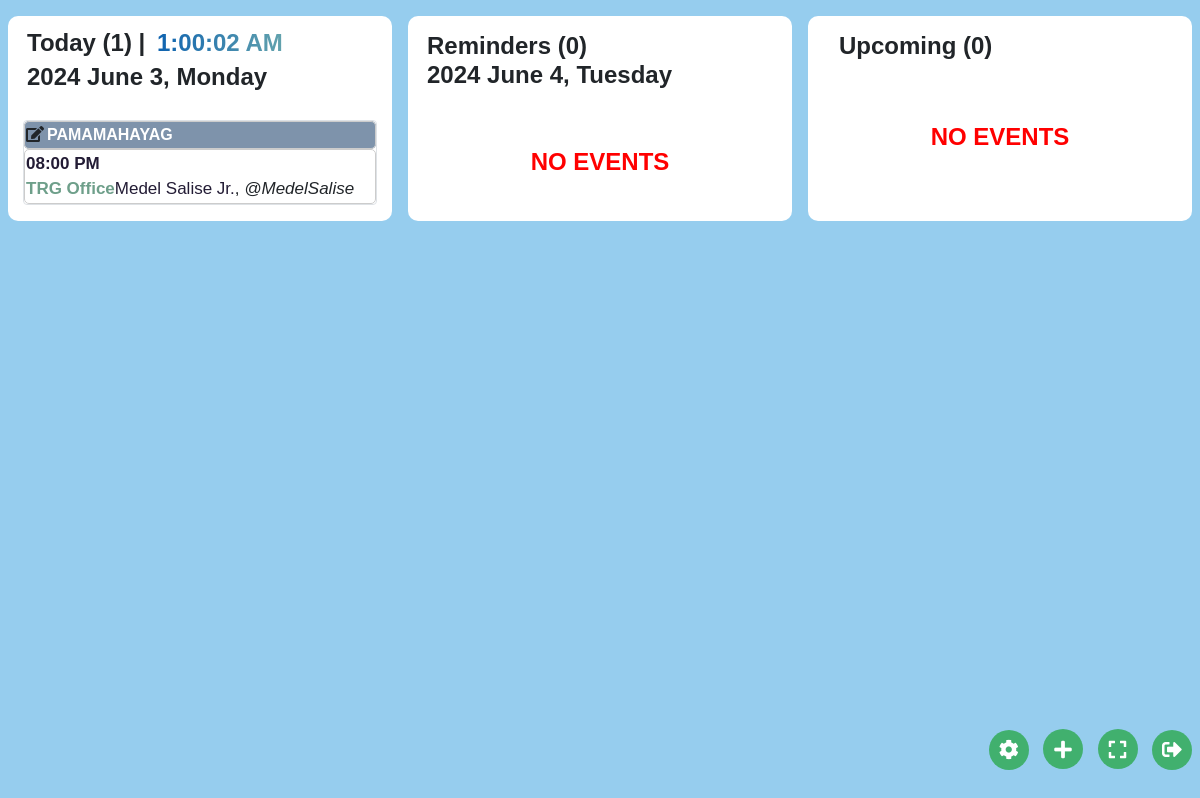
The page /views/sched.php (signed in) on the database its author committed.
### tables this page shows
CREATE TABLE `events` (
  `id` int(11) NOT NULL,
  `event_name` varchar(150) DEFAULT NULL,
  `title` varchar(100) DEFAULT NULL,
  `incharge` varchar(100) DEFAULT NULL,
  `contact_number` varchar(25) DEFAULT NULL,
  `host` varchar(100) DEFAULT NULL,
  `date` date DEFAULT NULL,
  `time` time DEFAULT NULL,
  `start_time` time DEFAULT NULL,
  `end_time` time DEFAULT NULL,
  `location` varchar(100) DEFAULT NULL,
  `district` varchar(255) DEFAULT NULL,
  `goals` text DEFAULT NULL,
  `daily_notes` varchar(250) DEFAULT NULL,
  `weeknumber` int(11) DEFAULT NULL,
  `prepared_by` varchar(50) DEFAULT NULL,
  `submitted_by` varchar(50) DEFAULT NULL,
  `event_type` int(2) DEFAULT NULL,
  `details` varchar(500) DEFAULT NULL,
  `is_display` tinyint(1) DEFAULT NULL
);

### views/sched.php (the view, shortened to what this page needs)
<?php
include '../databases/connection/db.php';
if(isset($_SESSION['userid'])) {
    $userid = $_SESSION['userid'];
} else {
    $userid = "";
}
if (isset($_GET['userid'])) {
    $userid = $_GET['userid'];
    $roleid = $_GET['role'];
} else {
    $userid = $_SESSION['userid'] ?? null;
}
if(isset($_SESSION['sectionid'])) {
    $sectionid = $_SESSION['sectionid'];
} else {
    $sectionid = "";
}
function getEventCount($conn, $condition = "") {
    $sql = "SELECT COUNT(*) AS event_count
            FROM events e
            LEFT JOIN user u ON u.id = e.prepared_by ";
    if (!empty($condition)) {
        $sql .= " WHERE " . $condition;
    }
    $result = $conn->query($sql);
    if ($result->num_rows > 0) {
        $row = $result->fetch_assoc();
        return $row["event_count"];
    } else {
        return 0;
    }
}
?>
<?php
function outputTableHeader($eventName) {
    switch ($eventName) {
        default:
            echo '<thead class="table" style="background-color: #7e93ab;" padding:5px;>';
            break;
    }
}
function IconForEvent($eventId)
{
    if ($_SESSION['role'] != 3)
    {
        echo '<i class="fas fa-edit" id="edit-event" style="margin-right:3px; cursor:pointer;" data-toggle="modal" data-target="#EventEditModal" data-event-id=' . $eventId . '></i>';
    }
}
function VenueColorCoding($venue)
{
    switch($venue)
    {
        default:
            return '<b><a href="#" style="color: #6e9f8a;">TRG Office</a></b>';
    }
}
?>
<!DOCTYPE html>
<html lang="en">
<head>
    <link href="https://stackpath.bootstrapcdn.com/bootstrap/4.5.2/css/bootstrap.min.css" rel="stylesheet">
    <link rel="stylesheet" href="https://cdnjs.cloudflare.com/ajax/libs/font-awesome/5.15.1/css/all.min.css">
</head>
<body>
<?php include '../layouts/footer.php'; ?>
<div id="sched_event">
  <div class="d-flex mt-2">
    <div class="container mt-2 ml-2 mr-2 custom-border" id="custom-container1">
    <?php
    $today = date("Y-m-d");
    if($_SESSION['role'] == 1 || $_SESSION['role'] == 3)
    {
   $current_url = $_SERVER['REQUEST_URI'];
   if (strpos($current_url, 'sectionid') !== false) {
    $sectionid = $_GET['sectionid'];
    $today_query = "SELECT *,e.id as event_id FROM events e
    INNER JOIN user u ON u.id = e.prepared_by
    WHERE  event_type = 1 AND date = '$today' AND e.prepared_by NOT IN(14, 40)
    AND u.section = '$sectionid'
    ORDER BY time ASC";
   }
   else{
    $today_query = "SELECT *,e.id as event_id FROM events e
    INNER JOIN user u ON u.id = e.prepared_by
    WHERE is_display = 1 AND event_type = 1 AND date = '$today' AND e.prepared_by NOT IN(14, 40)
    ORDER BY time ASC";
   }
    }
    else{
        $today_query = "SELECT *,e.id as event_id FROM events e WHERE e.event_type = 1 AND e.date = '$today' AND e.prepared_by = " . $_SESSION['userid'] . " ORDER BY e.time ASC";
    }
    $today_result = mysqli_query($conn, $today_query);
    $row_count = mysqli_num_rows($today_result);
    $counter = 0;
      $date = date("Y F j, l");
    echo '<h4 class="mb-1 ml-1 mt-2" style="font-weight:bold;">' . ($counter == 0 ? 'Today (' . $row_count . ') | <span id="currentTime" style="background: linear-gradient(90deg, #0B60B0, #66a5ad); -webkit-background-clip: text; -webkit-text-fill-color: transparent; font-weight: bold; background-color: #ffffff; display: inline-block; padding: 5px;"></span><br>' . $date . ' ' : '<p style="color: rgba(0, 0, 0, 0);">Today</p>') . '</h4>';
    echo '<div class="row">';
    while ($row = mysqli_fetch_assoc($today_result)) {
        $eventid = $row['event_id'];
        $eventName = $row['event_name'];
        $title = $row['title'];
        $counter++;
   if ($counter % 5 == 1 || $counter == 1) {
        $numColumns = $row_count <= 5 ? 12 : 6;
        echo '<div class="col-md-' . $numColumns . ' mx-auto mt-4">';
    }
        echo '<table class="table table-bordered rounded table-custom" id="event_table">';
        outputTableHeader($eventName);
        echo '<tr>';
        echo '<th style="padding: 1px;">';
        IconForEvent($eventid);
        echo '<span class="text-white">' . $title . '</span>';
        echo '</th>';
        echo '</tr>';
        echo '</thead>';
        echo '<tbody>';
        $time_12_hour = date("h:i A", strtotime($row['time']));
        $incharge = $row['incharge'];
        $contact_number = $row['contact_number'];
        $location = $row['location'];
        echo '<tr data-event-time="' . $row['time'] . '" data-event-title="' . $title . '">';
        echo '<td style="font-size: 17px;padding: 1px;">';
        if (!in_array($eventName, [1, 2, 5])) {
            echo '<b><span style="color: #231c35;margin-bottom: 0;">' . $time_12_hour . '</span></b><br>';
            echo VenueColorCoding($location);
            }
        $pattern = '/(?:^|\s)(https?:\/\/(?:www\.)?(?:\S+\.)?\S{2,}(?:\S+)?(?:\.[a-z]{2,})?\S*)(?:$|\s)/i';
        $contact_number = preg_replace_callback($pattern, function($matches) {
            $url = $matches[1];
            if (strpos($url, 't.me') !== false) {
                $username = substr($url, strpos($url, 't.me/') + 5);
                return '<a href="' . $url . '" target="_blank">' . $username . '</a>';
            } else {
                $domain = preg_replace('/^https?:\/\/(?:www\.)?|\/.*$/i', '', $url);
                return '<a href="' . $url . '" target="_blank">' . $domain . '</a>';
            }
        }, $contact_number);
        echo '<span style="color: #231c35; font-weight: 500;">' . $incharge . '</span>, <i>' . $contact_number . '</i><br>';
        echo '</td>';
        echo '</tr>';
        echo '</tbody>';
        echo '</table>';
    }
    ?>
</div>
</div>
<?php
if ($_SESSION['COUNT_SESSION']>0)
{
echo '</div>';
}
?>
<div class="container mt-2 ml-2 mr-2 custom-border" id="custom-container2">
<?php
    $tomorrow = date("Y-m-d", strtotime("+1 day"));
    if($_SESSION['role'] == 1 || $_SESSION['role'] == 3)
    {
   $current_url = $_SERVER['REQUEST_URI'];
   if (strpos($current_url, 'sectionid') !== false) {
    $sectionid = $_GET['sectionid'];
    $today_query = "SELECT *,e.id as event_id  FROM events e
    INNER JOIN user u ON u.id = e.prepared_by
    WHERE event_type = 1 AND date = '$tomorrow' AND e.prepared_by NOT IN(14, 40)
    AND u.section = '$sectionid'
    ORDER BY time ASC";
   }
   else{
    $today_query = "SELECT *,e.id as event_id  FROM events e
    INNER JOIN user u ON u.id = e.prepared_by
    WHERE is_display = 1 AND event_type = 1 AND date = '$tomorrow' AND e.prepared_by NOT IN(14, 40)
    ORDER BY time ASC";
   }
    }
    else{
        $today_query = "SELECT *,e.id as event_id  FROM events e WHERE e.event_type = 1 AND e.date = '$tomorrow' AND e.prepared_by = " . $_SESSION['userid'] . " ORDER BY e.time ASC";
    }
    $today_result = mysqli_query($conn, $today_query);
    $row_count = mysqli_num_rows($today_result);
$date = date("Y F j, l", strtotime("+1 day"));
    $counter = 0;
 echo '<h4 class="mb-1 ml-1 mt-3" style="font-weight:bold;">' . ($counter == 0 ? 'Reminders (' . $row_count . ') <br> ' . $date . '' : '<p style="color: rgba(0, 0, 0, 0);">Today</p>') . '</h4>';
    ?>
<?php
if ($_SESSION['COUNT_SESSION']===0)
{
    echo '<div class="no-events">NO EVENTS</div>';
}
?>
</div>
<div class="container mt-2 ml-2 mr-2 custom-border" id="custom-container3">
<?php
    if($_SESSION['role'] == 1 || $_SESSION['role'] == 3)
    {
         $current_url = $_SERVER['REQUEST_URI'];
         if (strpos($current_url, 'sectionid') !== false) {
            $upcoming_event_count_pmd = getEventCount($conn, "DATE(e.date) > CURDATE() + INTERVAL 1 DAY AND e.event_type = 1 AND e.prepared_by NOT IN(14, 40) AND u.section ='$sectionid' ");
         }
         else
         {
            $upcoming_event_count_pmd = getEventCount($conn, "DATE(e.date) > CURDATE() + INTERVAL 1 DAY AND e.event_type = 1 AND e.prepared_by NOT IN(14, 40) ");
         }
    }
    else
    {
        $upcoming_event_count_pmd = getEventCount($conn, "DATE(e.date) > CURDATE() + INTERVAL 1 DAY AND e.event_type = 1 AND e.prepared_by = $userid");
        $eventlabel_pmd = "My Section";
        $eventlabel_section = "My Schedule";
    }
    echo '<h4 class="mb-2 ml-3 mt-3" style="font-weight:bold;margin-top:-10px;">Upcoming (' . $upcoming_event_count_pmd . ')</h4>';
?>
<?php
if ($_SESSION['COUNT_SESSION']===0)
{
    echo '<div class="no-events">NO EVENTS</div>';
}
?>
    </div>
    </div>
    </div>
</body>
</html>

### views/sched.php (style rules this page uses)
body { transition: background-color 0.5s ease; transition: opacity 1s ease-in-out; background-color: #96cdee!important; font-family: Arial, sans-serif; }
.table-custom tbody tr:first-child td { border-top: 6px solid transparent; border-left: 6px solid transparent; border-right: 6px solid transparent; border-bottom: 6px solid transparent; }
table#event_table { border-collapse: separate; border-spacing: 0; border-radius: 10px; overflow: hidden; width: 100%; }
#event_table td, #event_table th { padding: 10px; border: 1px solid #ccc; border-radius: 5px; }
#event_table thead { border: none; }
.custom-border { border-radius: 10px; background-color: #ffffff; }
.table-custom { animation: grow 3s infinite; }
.no-events { font-size: 24px; font-weight: bold; color: red!important; text-align: center; margin-top: 50px; }
.table-custom { animation: none; }
#custom-container1 { overflow: auto; scrollbar-width: none; -ms-overflow-style: none; }

### rows shown on the page
events: title "PAMAMAHAYAG", time "08:00 PM", location "TRG Office", incharge "Medel Salise Jr.", contact_number "@MedelSalise"

### other values the page prints
$row_count "1"
$date "2024 June 3, Monday"
$row_count "0"
$date "2024 June 4, Tuesday"
$upcoming_event_count_pmd "0"
